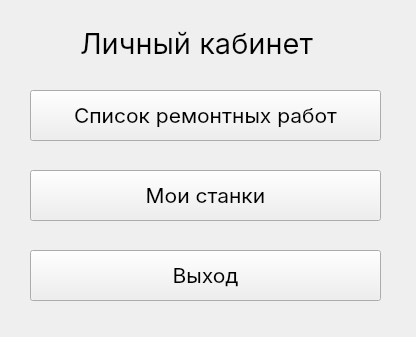
<?xml version="1.0" encoding="UTF-8"?>
<ui version="4.0">
 <class>ClientAreaWindow</class>
 <widget class="QWidget" name="ClientAreaWindow">
  <property name="geometry">
   <rect>
    <x>0</x>
    <y>0</y>
    <width>416</width>
    <height>337</height>
   </rect>
  </property>
  <property name="minimumSize">
   <size>
    <width>416</width>
    <height>337</height>
   </size>
  </property>
  <property name="maximumSize">
   <size>
    <width>416</width>
    <height>337</height>
   </size>
  </property>
  <property name="palette">
   <palette>
    <active/>
    <inactive/>
    <disabled/>
   </palette>
  </property>
  <property name="windowTitle">
   <string>Личный кабинет пользователя</string>
  </property>
  <widget class="QLabel" name="area_label">
   <property name="geometry">
    <rect>
     <x>80</x>
     <y>20</y>
     <width>299</width>
     <height>45</height>
    </rect>
   </property>
   <property name="font">
    <font>
     <family>Inter</family>
     <pointsize>22</pointsize>
    </font>
   </property>
   <property name="text">
    <string>Личный кабинет</string>
   </property>
  </widget>
  <widget class="QPushButton" name="list_services_button">
   <property name="geometry">
    <rect>
     <x>30</x>
     <y>90</y>
     <width>351</width>
     <height>51</height>
    </rect>
   </property>
   <property name="font">
    <font>
     <family>Inter</family>
     <pointsize>16</pointsize>
    </font>
   </property>
   <property name="text">
    <string>Список ремонтных работ</string>
   </property>
  </widget>
  <widget class="QPushButton" name="my_machines_button">
   <property name="geometry">
    <rect>
     <x>30</x>
     <y>170</y>
     <width>351</width>
     <height>51</height>
    </rect>
   </property>
   <property name="font">
    <font>
     <family>Inter</family>
     <pointsize>16</pointsize>
    </font>
   </property>
   <property name="text">
    <string>Мои станки</string>
   </property>
  </widget>
  <widget class="QPushButton" name="exit_button">
   <property name="geometry">
    <rect>
     <x>30</x>
     <y>250</y>
     <width>351</width>
     <height>51</height>
    </rect>
   </property>
   <property name="font">
    <font>
     <family>Inter</family>
     <pointsize>16</pointsize>
    </font>
   </property>
   <property name="text">
    <string>Выход</string>
   </property>
  </widget>
 </widget>
 <resources/>
 <connections/>
</ui>
